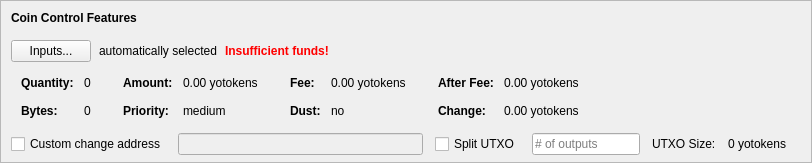
    <widget class="QFrame" name="frameCoinControl">
     <property name="sizePolicy">
      <sizepolicy hsizetype="Expanding" vsizetype="Expanding">
       <horstretch>0</horstretch>
       <verstretch>0</verstretch>
      </sizepolicy>
     </property>
     <property name="maximumSize">
      <size>
       <width>16777215</width>
       <height>16777215</height>
      </size>
     </property>
     <property name="frameShape">
      <enum>QFrame::StyledPanel</enum>
     </property>
     <property name="frameShadow">
      <enum>QFrame::Sunken</enum>
     </property>
     <layout class="QVBoxLayout" name="verticalLayoutCoinControl2">
      <property name="spacing">
       <number>0</number>
      </property>
      <property name="leftMargin">
       <number>0</number>
      </property>
      <property name="topMargin">
       <number>0</number>
      </property>
      <property name="rightMargin">
       <number>0</number>
      </property>
      <property name="bottomMargin">
       <number>6</number>
      </property>
      <item>
       <layout class="QVBoxLayout" name="verticalLayoutCoinControl" stretch="0,0,0,0,1">
        <property name="spacing">
         <number>0</number>
        </property>
        <property name="leftMargin">
         <number>10</number>
        </property>
        <property name="topMargin">
         <number>10</number>
        </property>
        <item>
         <layout class="QHBoxLayout" name="horizontalLayoutCoinControl1">
          <property name="bottomMargin">
           <number>15</number>
          </property>
          <item>
           <widget class="QLabel" name="labelCoinControlFeatures">
            <property name="sizePolicy">
             <sizepolicy hsizetype="Preferred" vsizetype="Maximum">
              <horstretch>0</horstretch>
              <verstretch>0</verstretch>
             </sizepolicy>
            </property>
            <property name="font">
             <font>
              <weight>75</weight>
              <bold>true</bold>
             </font>
            </property>
            <property name="styleSheet">
             <string notr="true">font-weight:bold;</string>
            </property>
            <property name="text">
             <string>Coin Control Features</string>
            </property>
           </widget>
          </item>
         </layout>
        </item>
        <item>
         <layout class="QHBoxLayout" name="horizontalLayoutCoinControl2" stretch="0,0,0,0">
          <property name="spacing">
           <number>8</number>
          </property>
          <property name="bottomMargin">
           <number>10</number>
          </property>
          <item>
           <widget class="QPushButton" name="pushButtonCoinControl">
            <property name="styleSheet">
             <string notr="true"/>
            </property>
            <property name="text">
             <string>Inputs...</string>
            </property>
            <property name="autoDefault">
             <bool>false</bool>
            </property>
           </widget>
          </item>
          <item>
           <widget class="QLabel" name="labelCoinControlAutomaticallySelected">
            <property name="text">
             <string>automatically selected</string>
            </property>
            <property name="margin">
             <number>5</number>
            </property>
           </widget>
          </item>
          <item>
           <widget class="QLabel" name="labelCoinControlInsuffFunds">
            <property name="font">
             <font>
              <weight>75</weight>
              <bold>true</bold>
             </font>
            </property>
            <property name="styleSheet">
             <string notr="true">color:red;font-weight:bold;</string>
            </property>
            <property name="text">
             <string>Insufficient funds!</string>
            </property>
            <property name="margin">
             <number>5</number>
            </property>
           </widget>
          </item>
          <item>
           <spacer name="horizontalSpacerCoinControl">
            <property name="orientation">
             <enum>Qt::Horizontal</enum>
            </property>
            <property name="sizeHint" stdset="0">
             <size>
              <width>40</width>
              <height>1</height>
             </size>
            </property>
           </spacer>
          </item>
         </layout>
        </item>
        <item>
         <widget class="QWidget" name="widgetCoinControl" native="true">
          <property name="sizePolicy">
           <sizepolicy hsizetype="Preferred" vsizetype="Preferred">
            <horstretch>0</horstretch>
            <verstretch>0</verstretch>
           </sizepolicy>
          </property>
          <property name="minimumSize">
           <size>
            <width>0</width>
            <height>0</height>
           </size>
          </property>
          <property name="styleSheet">
           <string notr="true"/>
          </property>
          <layout class="QHBoxLayout" name="horizontalLayoutCoinControl5">
           <property name="leftMargin">
            <number>0</number>
           </property>
           <property name="topMargin">
            <number>0</number>
           </property>
           <property name="rightMargin">
            <number>0</number>
           </property>
           <property name="bottomMargin">
            <number>0</number>
           </property>
           <item>
            <layout class="QHBoxLayout" name="horizontalLayoutCoinControl3" stretch="0,0,0,1">
             <property name="spacing">
              <number>20</number>
             </property>
             <property name="topMargin">
              <number>0</number>
             </property>
             <property name="bottomMargin">
              <number>10</number>
             </property>
             <item>
              <layout class="QFormLayout" name="formLayoutCoinControl1">
               <property name="horizontalSpacing">
                <number>10</number>
               </property>
               <property name="verticalSpacing">
                <number>14</number>
               </property>
               <property name="leftMargin">
                <number>10</number>
               </property>
               <property name="topMargin">
                <number>4</number>
               </property>
               <property name="rightMargin">
                <number>6</number>
               </property>
               <item row="0" column="0">
                <widget class="QLabel" name="labelCoinControlQuantityText">
                 <property name="font">
                  <font>
                   <weight>75</weight>
                   <bold>true</bold>
                  </font>
                 </property>
                 <property name="text">
                  <string>Quantity:</string>
                 </property>
                 <property name="margin">
                  <number>0</number>
                 </property>
                </widget>
               </item>
               <item row="0" column="1">
                <widget class="QLabel" name="labelCoinControlQuantity">
                 <property name="cursor">
                  <cursorShape>IBeamCursor</cursorShape>
                 </property>
                 <property name="contextMenuPolicy">
                  <enum>Qt::ActionsContextMenu</enum>
                 </property>
                 <property name="text">
                  <string notr="true">0</string>
                 </property>
                 <property name="margin">
                  <number>0</number>
                 </property>
                 <property name="textInteractionFlags">
                  <set>Qt::LinksAccessibleByMouse|Qt::TextSelectableByKeyboard|Qt::TextSelectableByMouse</set>
                 </property>
                </widget>
               </item>
               <item row="1" column="0">
                <widget class="QLabel" name="labelCoinControlBytesText">
                 <property name="font">
                  <font>
                   <weight>75</weight>
                   <bold>true</bold>
                  </font>
                 </property>
                 <property name="text">
                  <string>Bytes:</string>
                 </property>
                </widget>
               </item>
               <item row="1" column="1">
                <widget class="QLabel" name="labelCoinControlBytes">
                 <property name="cursor">
                  <cursorShape>IBeamCursor</cursorShape>
                 </property>
                 <property name="contextMenuPolicy">
                  <enum>Qt::ActionsContextMenu</enum>
                 </property>
                 <property name="text">
                  <string notr="true">0</string>
                 </property>
                 <property name="textInteractionFlags">
                  <set>Qt::LinksAccessibleByMouse|Qt::TextSelectableByKeyboard|Qt::TextSelectableByMouse</set>
                 </property>
                </widget>
               </item>
              </layout>
             </item>
             <item>
              <layout class="QFormLayout" name="formLayoutCoinControl2">
               <property name="horizontalSpacing">
                <number>10</number>
               </property>
               <property name="verticalSpacing">
                <number>14</number>
               </property>
               <property name="leftMargin">
                <number>6</number>
               </property>
               <property name="topMargin">
                <number>4</number>
               </property>
               <property name="rightMargin">
                <number>6</number>
               </property>
               <item row="0" column="0">
                <widget class="QLabel" name="labelCoinControlAmountText">
                 <property name="font">
                  <font>
                   <weight>75</weight>
                   <bold>true</bold>
                  </font>
                 </property>
                 <property name="text">
                  <string>Amount:</string>
                 </property>
                 <property name="margin">
                  <number>0</number>
                 </property>
                </widget>
               </item>
               <item row="0" column="1">
                <widget class="QLabel" name="labelCoinControlAmount">
                 <property name="cursor">
                  <cursorShape>IBeamCursor</cursorShape>
                 </property>
                 <property name="contextMenuPolicy">
                  <enum>Qt::ActionsContextMenu</enum>
                 </property>
                 <property name="text">
                  <string notr="true">0.00 yotokens</string>
                 </property>
                 <property name="textInteractionFlags">
                  <set>Qt::LinksAccessibleByMouse|Qt::TextSelectableByKeyboard|Qt::TextSelectableByMouse</set>
                 </property>
                </widget>
               </item>
               <item row="1" column="0">
                <widget class="QLabel" name="labelCoinControlPriorityText">
                 <property name="font">
                  <font>
                   <weight>75</weight>
                   <bold>true</bold>
                  </font>
                 </property>
                 <property name="text">
                  <string>Priority:</string>
                 </property>
                </widget>
               </item>
               <item row="1" column="1">
                <widget class="QLabel" name="labelCoinControlPriority">
                 <property name="cursor">
                  <cursorShape>IBeamCursor</cursorShape>
                 </property>
                 <property name="contextMenuPolicy">
                  <enum>Qt::ActionsContextMenu</enum>
                 </property>
                 <property name="text">
                  <string>medium</string>
                 </property>
                 <property name="textInteractionFlags">
                  <set>Qt::LinksAccessibleByMouse|Qt::TextSelectableByKeyboard|Qt::TextSelectableByMouse</set>
                 </property>
                </widget>
               </item>
              </layout>
             </item>
             <item>
              <layout class="QFormLayout" name="formLayoutCoinControl3">
               <property name="horizontalSpacing">
                <number>10</number>
               </property>
               <property name="verticalSpacing">
                <number>14</number>
               </property>
               <property name="leftMargin">
                <number>6</number>
               </property>
               <property name="topMargin">
                <number>4</number>
               </property>
               <property name="rightMargin">
                <number>6</number>
               </property>
               <item row="0" column="0">
                <widget class="QLabel" name="labelCoinControlFeeText">
                 <property name="font">
                  <font>
                   <weight>75</weight>
                   <bold>true</bold>
                  </font>
                 </property>
                 <property name="text">
                  <string>Fee:</string>
                 </property>
                 <property name="margin">
                  <number>0</number>
                 </property>
                </widget>
               </item>
               <item row="0" column="1">
                <widget class="QLabel" name="labelCoinControlFee">
                 <property name="cursor">
                  <cursorShape>IBeamCursor</cursorShape>
                 </property>
                 <property name="contextMenuPolicy">
                  <enum>Qt::ActionsContextMenu</enum>
                 </property>
                 <property name="text">
                  <string notr="true">0.00 yotokens</string>
                 </property>
                 <property name="textInteractionFlags">
                  <set>Qt::LinksAccessibleByMouse|Qt::TextSelectableByKeyboard|Qt::TextSelectableByMouse</set>
                 </property>
                </widget>
               </item>
               <item row="1" column="0">
                <widget class="QLabel" name="labelCoinControlLowOutputText">
                 <property name="font">
                  <font>
                   <weight>75</weight>
                   <bold>true</bold>
                  </font>
                 </property>
                 <property name="text">
                  <string>Dust:</string>
                 </property>
                </widget>
               </item>
               <item row="1" column="1">
                <widget class="QLabel" name="labelCoinControlLowOutput">
                 <property name="cursor">
                  <cursorShape>IBeamCursor</cursorShape>
                 </property>
                 <property name="contextMenuPolicy">
                  <enum>Qt::ActionsContextMenu</enum>
                 </property>
                 <property name="text">
                  <string>no</string>
                 </property>
                 <property name="textInteractionFlags">
                  <set>Qt::LinksAccessibleByMouse|Qt::TextSelectableByKeyboard|Qt::TextSelectableByMouse</set>
                 </property>
                </widget>
               </item>
              </layout>
             </item>
             <item>
              <layout class="QFormLayout" name="formLayoutCoinControl4">
               <property name="horizontalSpacing">
                <number>10</number>
               </property>
               <property name="verticalSpacing">
                <number>14</number>
               </property>
               <property name="leftMargin">
                <number>6</number>
               </property>
               <property name="topMargin">
                <number>4</number>
               </property>
               <property name="rightMargin">
                <number>6</number>
               </property>
               <item row="0" column="0">
                <widget class="QLabel" name="labelCoinControlAfterFeeText">
                 <property name="font">
                  <font>
                   <weight>75</weight>
                   <bold>true</bold>
                  </font>
                 </property>
                 <property name="text">
                  <string>After Fee:</string>
                 </property>
                 <property name="margin">
                  <number>0</number>
                 </property>
                </widget>
               </item>
               <item row="0" column="1">
                <widget class="QLabel" name="labelCoinControlAfterFee">
                 <property name="cursor">
                  <cursorShape>IBeamCursor</cursorShape>
                 </property>
                 <property name="contextMenuPolicy">
                  <enum>Qt::ActionsContextMenu</enum>
                 </property>
                 <property name="text">
                  <string notr="true">0.00 yotokens</string>
                 </property>
                 <property name="textInteractionFlags">
                  <set>Qt::LinksAccessibleByMouse|Qt::TextSelectableByKeyboard|Qt::TextSelectableByMouse</set>
                 </property>
                </widget>
               </item>
               <item row="1" column="0">
                <widget class="QLabel" name="labelCoinControlChangeText">
                 <property name="font">
                  <font>
                   <weight>75</weight>
                   <bold>true</bold>
                  </font>
                 </property>
                 <property name="text">
                  <string>Change:</string>
                 </property>
                </widget>
               </item>
               <item row="1" column="1">
                <widget class="QLabel" name="labelCoinControlChange">
                 <property name="cursor">
                  <cursorShape>IBeamCursor</cursorShape>
                 </property>
                 <property name="contextMenuPolicy">
                  <enum>Qt::ActionsContextMenu</enum>
                 </property>
                 <property name="text">
                  <string notr="true">0.00 yotokens</string>
                 </property>
                 <property name="textInteractionFlags">
                  <set>Qt::LinksAccessibleByMouse|Qt::TextSelectableByKeyboard|Qt::TextSelectableByMouse</set>
                 </property>
                </widget>
               </item>
              </layout>
             </item>
            </layout>
           </item>
          </layout>
         </widget>
        </item>
        <item>
         <layout class="QHBoxLayout" name="horizontalLayoutCoinControl4" stretch="0,0,0,0,0,0,0">
          <property name="spacing">
           <number>12</number>
          </property>
          <property name="sizeConstraint">
           <enum>QLayout::SetDefaultConstraint</enum>
          </property>
          <property name="topMargin">
           <number>5</number>
          </property>
          <property name="rightMargin">
           <number>5</number>
          </property>
          <item>
           <widget class="QCheckBox" name="checkBoxCoinControlChange">
            <property name="toolTip">
             <string>If this is activated, but the change address is empty or invalid, change will be sent to a newly generated address.</string>
            </property>
            <property name="text">
             <string>Custom change address</string>
            </property>
           </widget>
          </item>
          <item>
           <widget class="QValidatedLineEdit" name="lineEditCoinControlChange">
            <property name="enabled">
             <bool>false</bool>
            </property>
            <property name="sizePolicy">
             <sizepolicy hsizetype="Expanding" vsizetype="Fixed">
              <horstretch>0</horstretch>
              <verstretch>0</verstretch>
             </sizepolicy>
            </property>
           </widget>
          </item>
          <item>
           <widget class="QCheckBox" name="splitBlockCheckBox">
            <property name="text">
             <string>Split UTXO</string>
            </property>
           </widget>
          </item>
          <item>
           <widget class="QLineEdit" name="splitBlockLineEdit">
            <property name="sizePolicy">
             <sizepolicy hsizetype="Fixed" vsizetype="Fixed">
              <horstretch>50</horstretch>
              <verstretch>0</verstretch>
             </sizepolicy>
            </property>
            <property name="placeholderText">
             <string># of outputs</string>
            </property>
           </widget>
          </item>
          <item>
           <widget class="QLabel" name="labelBlockSizeText">
            <property name="text">
             <string>UTXO Size:</string>
            </property>
           </widget>
          </item>
          <item>
           <widget class="QLabel" name="labelBlockSize">
            <property name="text">
             <string>0 yotokens</string>
            </property>
           </widget>
          </item>
          <item>
           <widget class="QLabel" name="labelCoinControlChangeLabel">
            <property name="sizePolicy">
             <sizepolicy hsizetype="Preferred" vsizetype="Expanding">
              <horstretch>0</horstretch>
              <verstretch>0</verstretch>
             </sizepolicy>
            </property>
            <property name="minimumSize">
             <size>
              <width>0</width>
              <height>0</height>
             </size>
            </property>
            <property name="text">
             <string/>
            </property>
            <property name="margin">
             <number>3</number>
            </property>
           </widget>
          </item>
         </layout>
        </item>
        <item>
         <spacer name="verticalSpacerCoinControl">
          <property name="orientation">
           <enum>Qt::Vertical</enum>
          </property>
          <property name="sizeHint" stdset="0">
           <size>
            <width>800</width>
            <height>1</height>
           </size>
          </property>
         </spacer>
        </item>
       </layout>
      </item>
     </layout>
    </widget>
